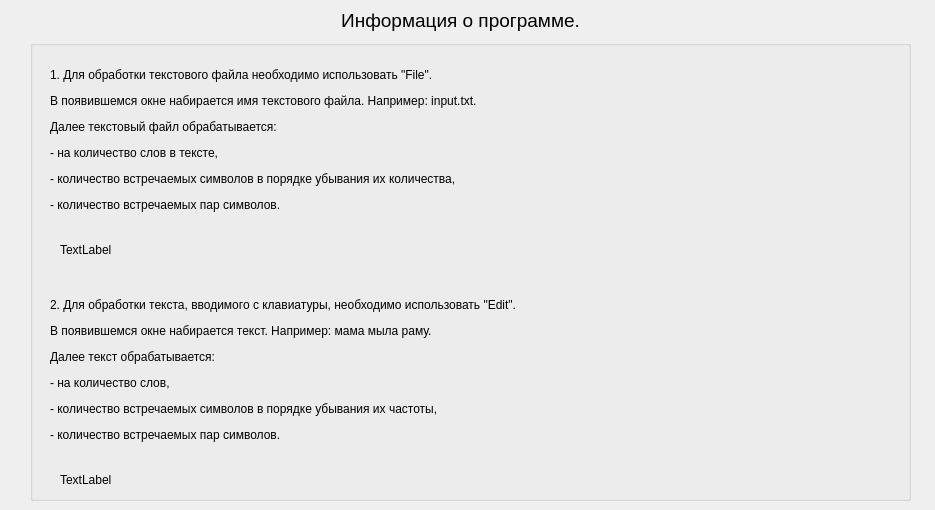
<?xml version="1.0" encoding="UTF-8"?>
<ui version="4.0">
 <class>helpwindow</class>
 <widget class="QDialog" name="helpwindow">
  <property name="geometry">
   <rect>
    <x>0</x>
    <y>0</y>
    <width>935</width>
    <height>510</height>
   </rect>
  </property>
  <property name="palette">
   <palette>
    <active>
     <colorrole role="Light">
      <brush brushstyle="SolidPattern">
       <color alpha="255">
        <red>161</red>
        <green>161</green>
        <blue>161</blue>
       </color>
      </brush>
     </colorrole>
     <colorrole role="Midlight">
      <brush brushstyle="SolidPattern">
       <color alpha="255">
        <red>163</red>
        <green>163</green>
        <blue>163</blue>
       </color>
      </brush>
     </colorrole>
    </active>
    <inactive>
     <colorrole role="Light">
      <brush brushstyle="SolidPattern">
       <color alpha="255">
        <red>255</red>
        <green>255</green>
        <blue>255</blue>
       </color>
      </brush>
     </colorrole>
     <colorrole role="Midlight">
      <brush brushstyle="SolidPattern">
       <color alpha="255">
        <red>227</red>
        <green>227</green>
        <blue>227</blue>
       </color>
      </brush>
     </colorrole>
    </inactive>
    <disabled>
     <colorrole role="Light">
      <brush brushstyle="SolidPattern">
       <color alpha="255">
        <red>161</red>
        <green>161</green>
        <blue>161</blue>
       </color>
      </brush>
     </colorrole>
     <colorrole role="Midlight">
      <brush brushstyle="SolidPattern">
       <color alpha="255">
        <red>163</red>
        <green>163</green>
        <blue>163</blue>
       </color>
      </brush>
     </colorrole>
    </disabled>
   </palette>
  </property>
  <property name="windowTitle">
   <string>Dialog</string>
  </property>
  <widget class="QLabel" name="label">
   <property name="geometry">
    <rect>
     <x>300</x>
     <y>0</y>
     <width>321</width>
     <height>41</height>
    </rect>
   </property>
   <property name="text">
    <string>&lt;html&gt;&lt;head/&gt;&lt;body&gt;&lt;p align=&quot;center&quot;&gt;&lt;span style=&quot; font-size:14pt;&quot;&gt;Информация о программе.&lt;/span&gt;&lt;/p&gt;&lt;/body&gt;&lt;/html&gt;</string>
   </property>
  </widget>
  <widget class="QGroupBox" name="groupBox">
   <property name="geometry">
    <rect>
     <x>30</x>
     <y>40</y>
     <width>881</width>
     <height>461</height>
    </rect>
   </property>
   <property name="title">
    <string/>
   </property>
   <widget class="QLabel" name="label_3">
    <property name="geometry">
     <rect>
      <x>20</x>
      <y>240</y>
      <width>771</width>
      <height>181</height>
     </rect>
    </property>
    <property name="text">
     <string>&lt;html&gt;&lt;head/&gt;&lt;body&gt;&lt;p&gt;2. Для обработки текста, вводимого с клавиатуры, необходимо использовать &amp;quot;Edit&amp;quot;. &lt;/p&gt;&lt;p&gt;В появившемся окне набирается текст. Например: мама мыла раму. &lt;/p&gt;&lt;p&gt;Далее текст обрабатывается:&lt;/p&gt;&lt;p&gt;- на количество слов, &lt;/p&gt;&lt;p&gt;- количество встречаемых символов в порядке убывания их частоты, &lt;/p&gt;&lt;p&gt;- количество встречаемых пар символов.&lt;/p&gt;&lt;/body&gt;&lt;/html&gt;</string>
    </property>
   </widget>
   <widget class="QLabel" name="label_2">
    <property name="geometry">
     <rect>
      <x>20</x>
      <y>10</y>
      <width>841</width>
      <height>181</height>
     </rect>
    </property>
    <property name="text">
     <string>&lt;html&gt;&lt;head/&gt;&lt;body&gt;&lt;p&gt;1. Для обработки текстового файла необходимо использовать &amp;quot;File&amp;quot;. &lt;/p&gt;&lt;p&gt;В появившемся окне набирается имя текстового файла. Например: input.txt. &lt;/p&gt;&lt;p&gt;Далее текстовый файл обрабатывается: &lt;/p&gt;&lt;p&gt;- на количество слов в тексте,&lt;/p&gt;&lt;p&gt;- количество встречаемых символов в порядке убывания их количества, &lt;/p&gt;&lt;p&gt;- количество встречаемых пар символов.&lt;/p&gt;&lt;/body&gt;&lt;/html&gt;</string>
    </property>
   </widget>
   <widget class="QLabel" name="ssfile">
    <property name="geometry">
     <rect>
      <x>30</x>
      <y>200</y>
      <width>201</width>
      <height>20</height>
     </rect>
    </property>
    <property name="text">
     <string>TextLabel</string>
    </property>
   </widget>
   <widget class="QLabel" name="ssedit">
    <property name="geometry">
     <rect>
      <x>30</x>
      <y>430</y>
      <width>251</width>
      <height>20</height>
     </rect>
    </property>
    <property name="text">
     <string>TextLabel</string>
    </property>
   </widget>
  </widget>
 </widget>
 <resources/>
 <connections/>
</ui>
